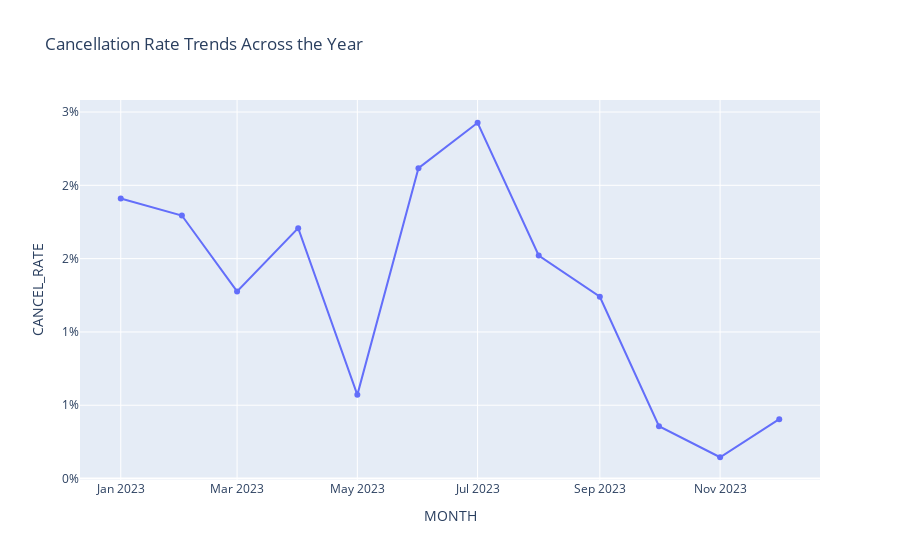

Notebook source saved alongside this figure:
### Code cell
fig = px.line(
    kpi_by_month.sort_values("MONTH"),
    x = "MONTH",
    y = "CANCEL_RATE",
    markers = True,
    title = "Cancellation Rate Trends Across the Year"
)
fig.update_yaxes(tickformat = ".0%")
fig.show()

### Figure 1 — Plotly figure (JSON) as saved in the notebook; plotly's stock layout.template omitted (floating-point values rounded to 4 significant figures)
{"data": [{"hovertemplate": "MONTH=%{x}<br>CANCEL_RATE=%{y}<extra></extra>", "legendgroup": "", "line": {"color": "#636efa", "dash": "solid"}, "marker": {"symbol": "circle"}, "mode": "lines+markers", "name": "", "orientation": "v", "showlegend": false, "type": "scatter", "x": ["2023-01-01T00:00:00", "2023-02-01T00:00:00", "2023-03-01T00:00:00", "2023-04-01T00:00:00", "2023-05-01T00:00:00", "2023-06-01T00:00:00", "2023-07-01T00:00:00", "2023-08-01T00:00:00", "2023-09-01T00:00:00", "2023-10-01T00:00:00", "2023-11-01T00:00:00", "2023-12-01T00:00:00"], "xaxis": "x", "y": [0.01911, 0.01794, 0.01276, 0.01708, 0.005707, 0.02117, 0.02427, 0.01521, 0.0124, 0.003573, 0.001453, 0.00405], "yaxis": "y"}], "layout": {"legend": {"tracegroupgap": 0}, "title": {"text": "Cancellation Rate Trends Across the Year"}, "xaxis": {"anchor": "y", "domain": [0, 1], "title": {"text": "MONTH"}}, "yaxis": {"anchor": "x", "domain": [0, 1], "tickformat": ".0%", "title": {"text": "CANCEL_RATE"}}}}
